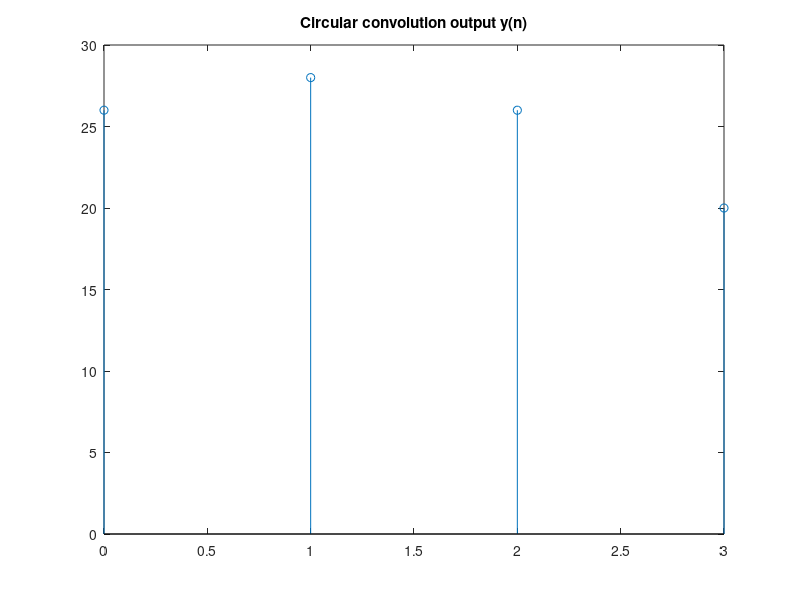

Source code (MATLAB):
% Clear all previous work
clc;
clear all;

% Input the given sequences
x1 = [1 2 3 4];
x2 = [1 2 3 4];
N = max(length(x1), length(x2));

% Compute the output
y = cconv(x1, x2, N)

% Display the convoluted sequence
disp('circlular convolution x1 & x2 is y= ');
disp(y);

% Plot the graph
n1 = 0:N - 1;
stem(n1, y);
title('Circular convolution output y(n)');
